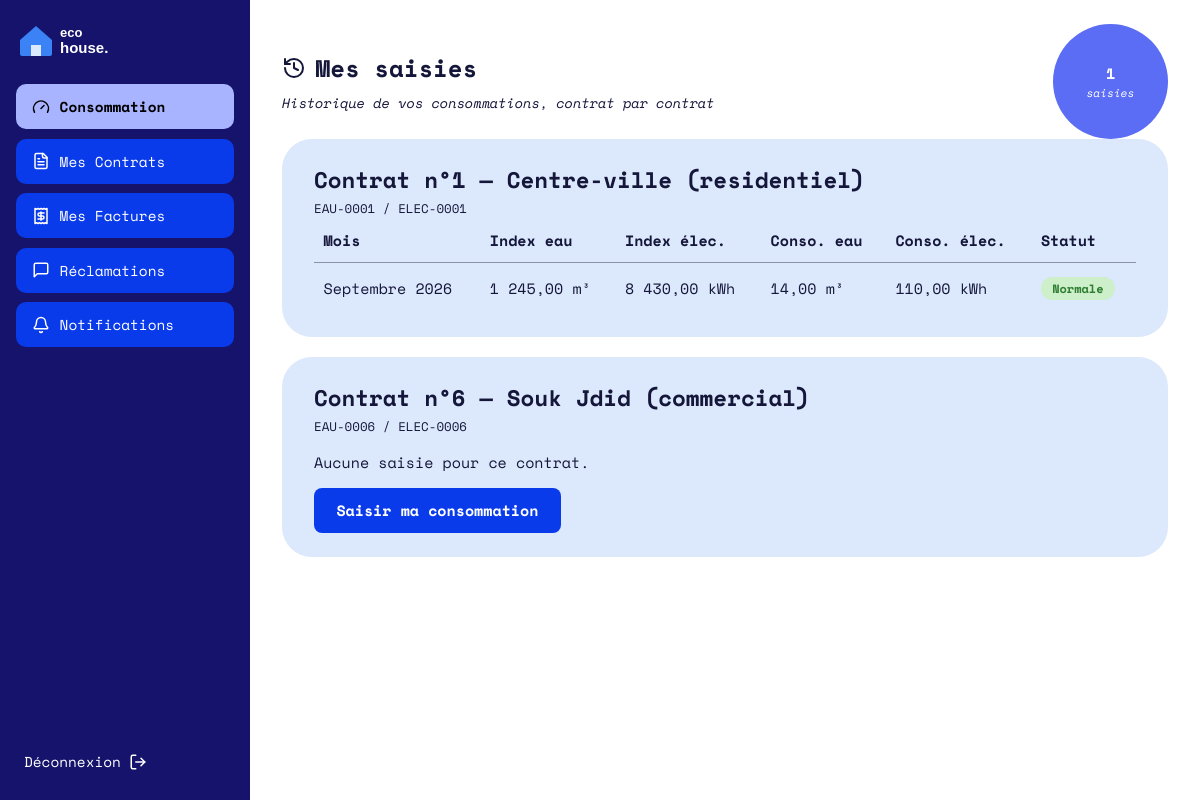
/Consommation/all (signed in), run on the app's committed database.
### tables this page shows
CREATE TABLE `contrat` (
  `id` int(11) NOT NULL AUTO_INCREMENT,
  `id_client` int(11) NOT NULL,
  `id_quartier` int(11) NOT NULL,
  `num_compteur_eau` varchar(50) DEFAULT NULL,
  `num_compteur_elec` varchar(50) DEFAULT NULL,
  `index_initial_eau` decimal(10,2) NOT NULL DEFAULT 0.00,
  `index_initial_elec` decimal(10,2) NOT NULL DEFAULT 0.00,
  `date_debut` date NOT NULL DEFAULT curdate(),
  `date_fin` date DEFAULT NULL,
  `statut` enum('actif','resilie') NOT NULL DEFAULT 'actif',
  PRIMARY KEY (`id`),
  UNIQUE KEY `num_compteur_eau` (`num_compteur_eau`),
  UNIQUE KEY `num_compteur_elec` (`num_compteur_elec`),
  KEY `id_client` (`id_client`),
  KEY `id_quartier` (`id_quartier`),
   
  CONSTRAINT `contrat_ibfk_1` FOREIGN KEY (`id_client`) REFERENCES `client` (`id`),
  CONSTRAINT `contrat_ibfk_2` FOREIGN KEY (`id_quartier`) REFERENCES `quartier` (`id`)
);

CREATE TABLE `quartier` (
  `id` int(11) NOT NULL AUTO_INCREMENT,
  `nom` varchar(100) NOT NULL,
  `id_type_activite` int(11) NOT NULL,
  PRIMARY KEY (`id`),
  UNIQUE KEY `nom` (`nom`),
  KEY `id_type_activite` (`id_type_activite`),
  CONSTRAINT `quartier_ibfk_1` FOREIGN KEY (`id_type_activite`) REFERENCES `type_activite` (`id`)
);

CREATE TABLE `type_activite` (
  `id` int(11) NOT NULL AUTO_INCREMENT,
  `nom` varchar(50) NOT NULL,
  `seuil_eau` decimal(10,2) NOT NULL DEFAULT 50.00,     
  `seuil_elec` decimal(10,2) NOT NULL DEFAULT 500.00,   
  PRIMARY KEY (`id`),
  UNIQUE KEY `nom` (`nom`)
);

### Traitement/Consommation.php (called while the page is built, shortened)
<?php
function consoNomMois(int $mois): string
{
    $noms = [1 => 'Janvier', 'Février', 'Mars', 'Avril', 'Mai', 'Juin', 'Juillet',
             'Août', 'Septembre', 'Octobre', 'Novembre', 'Décembre'];
    return $noms[$mois] ?? '';
}
function consoAll(): void
{
    $idClient = (int) $_SESSION['id'];
    $libStatut = [
        'normale'  => ['Normale',         'badge-vert'],
        'anomalie' => ['En vérification', 'badge-jaune'],
        'corrigee' => ['Corrigée',        'badge-vert'],
    ];
    $motifs = [];
    $groupes = [];
    $total   = 0;
    foreach (bdContratsByClient($idClient) as $contrat) {
        $ref      = bdConsoIndexInitial((int) $contrat['id']);
        $prevEau  = $ref['index_eau'];
        $prevElec = $ref['index_elec'];
        $historique = [];
        foreach (bdConsoByContrat((int) $contrat['id']) as $l) {
            $eau  = (float) ($l['eau_corrige']  ?? $l['index_eau']);
            $elec = (float) ($l['elec_corrige'] ?? $l['index_elec']);
            [$lib, $classe] = $libStatut[$l['statut']] ?? [$l['statut'], ''];
            $historique[] = [
                'periode'     => consoNomMois((int) $l['mois']) . ' ' . $l['annee'],
                'index_eau'   => $eau,
                'index_elec'  => $elec,
                'conso_eau'   => round($eau  - $prevEau, 2),
                'conso_elec'  => round($elec - $prevElec, 2),
                'statut'      => $lib,
                'badge'       => $classe,
                'motifs'      => $motifs[$l['id']] ?? [],
            ];
            if ($l['statut'] !== 'anomalie') {
                $prevEau  = $eau;
                $prevElec = $elec;
            }
        }
        $total   += count($historique);
        $groupes[] = ['contrat' => $contrat, 'historique' => array_reverse($historique)];
    }
    afficherVue('consommation/index.php', ['groupes' => $groupes, 'total' => $total]);
}

### index.php (called while the page is built, shortened)
<?php
require_once __DIR__ . '/BD/Connexion.php';
require_once __DIR__ . '/Traitement/Auth.php';
$url      = trim((string) ($_GET['url'] ?? ''), '/');
$segments = $url === '' ? ['Auth', 'login'] : explode('/', $url);
$entite = ucfirst(strtolower($segments[0]));
$action = strtolower($segments[1] ?? '');
$fonction = (PREFIXES[$entite] ?? strtolower($entite)) . ucfirst($action);
$args = [];
$fonction(...$args);

### BD/Connexion.php (called while the page is built, shortened)
<?php
function getConnexion(): PDO
{
    static $pdo = null;
    if ($pdo instanceof PDO) {
        return $pdo;
    }
    $hote = 'localhost';
    $base = 'gestion_factures';
    $user = 'root';
    $mdp  = '';
    try {
        $pdo = new PDO("mysql:host=$hote;dbname=$base;charset=utf8mb4", $user, $mdp, [
            PDO::ATTR_ERRMODE            => PDO::ERRMODE_EXCEPTION,
            PDO::ATTR_DEFAULT_FETCH_MODE => PDO::FETCH_ASSOC,
            PDO::ATTR_EMULATE_PREPARES   => false,
        ]);
    } catch (PDOException $e) {
        http_response_code(500);
        exit('Connexion à la base impossible : MySQL est-il démarré et la base gestion_factures importée ?');
    }
    return $pdo;
}

### BD/Contrat.php (called while the page is built, shortened)
<?php
function bdContratsByClient(int $idClient): array
{
    $st = getConnexion()->prepare(
        BD_CONTRAT_SELECT . " WHERE c.id_client = ? ORDER BY c.statut = 'actif' DESC, c.id"
    );
    $st->execute([$idClient]);
    return $st->fetchAll();
}

### BD/Consommation.php (called while the page is built, shortened)
<?php
function bdConsoIndexInitial(int $idContrat): array
{
    $st = getConnexion()->prepare('SELECT index_initial_eau, index_initial_elec FROM contrat WHERE id = ?');
    $st->execute([$idContrat]);
    $r = $st->fetch() ?: [];
    return [
        'index_eau'  => (float) ($r['index_initial_eau']  ?? 0),
        'index_elec' => (float) ($r['index_initial_elec'] ?? 0),
    ];
}
function bdConsoSqlCorrige(string $service, string $alias): string
{
    return "(SELECT a.index_corrige FROM anomalie a
              WHERE a.id_consommation = c.id AND a.service = '$service'
                AND a.statut = 'corrigee' AND a.index_corrige IS NOT NULL
              LIMIT 1) AS $alias";
}
function bdConsoByContrat(int $idContrat): array
{
    $sql = 'SELECT c.*, ' . bdConsoSqlCorrige('eau', 'eau_corrige') . ', '
         . bdConsoSqlCorrige('electricite', 'elec_corrige') . ',
                   q.nom AS quartier
            FROM consommation c
            LEFT JOIN contrat ct ON ct.id = c.id_contrat
            LEFT JOIN quartier q ON q.id = ct.id_quartier
            WHERE c.id_contrat = ?
            ORDER BY c.annee ASC, c.mois ASC';
    $st = getConnexion()->prepare($sql);
    $st->execute([$idContrat]);
    return $st->fetchAll();
}

### IHM/consommation/index.php (the view, shortened to what this page needs)
<?php
$e  = fn($v) => htmlspecialchars((string) $v, ENT_QUOTES, 'UTF-8');
$nb = fn($v) => number_format((float) $v, 2, ',', ' ');
$base = BASE_URL;
?>
<div class="carte-titre">
    <div class="carte-titre-texte">
        <h1><i data-lucide="history"></i> Mes saisies</h1>
        <p class="sous-titre">Historique de vos consommations, contrat par contrat</p>
    </div>
    <div class="cercle"><span class="cercle-valeur"><?= (int) $total ?></span><small class="cercle-legende">saisies</small></div>
</div>
<?php foreach ($groupes as $g): $ct = $g['contrat']; $historique = $g['historique']; ?>
    <div class="carte">
        <h2>
            Contrat n°<?= (int) $ct['id'] ?> — <?= $e($ct['quartier']) ?> (<?= $e($ct['type_activite']) ?>)
        </h2>
        <small><?= $e($ct['num_compteur_eau']) ?> / <?= $e($ct['num_compteur_elec']) ?></small>
        <?php if (!$historique): ?>
            <p>Aucune saisie pour ce contrat.</p>
            <?php if ($ct['statut'] === 'actif'): ?>
                <a class="btn-principal" href="<?= $e($base) ?>Consommation/add?id_contrat=<?= (int) $ct['id'] ?>">Saisir ma consommation</a>
            <?php endif; ?>
        <?php else: ?>
            <div class="scroll-x">
                <table class="tableau">
                    <thead>
                        <tr>
                            <th>Mois</th><th>Index eau</th><th>Index élec.</th>
                            <th>Conso. eau</th><th>Conso. élec.</th><th>Statut</th>
                        </tr>
                    </thead>
                    <tbody>
                    <?php foreach ($historique as $l): ?>
                        <tr>
                            <td><?= $e($l['periode']) ?></td>
                            <td><?= $e($nb($l['index_eau'])) ?> m³</td>
                            <td><?= $e($nb($l['index_elec'])) ?> kWh</td>
                            <td><?= $e($nb($l['conso_eau'])) ?> m³</td>
                            <td><?= $e($nb($l['conso_elec'])) ?> kWh</td>
                            <td>
                                <span class="badge <?= $e($l['badge']) ?>"><?= $e($l['statut']) ?></span>
                            </td>
                        </tr>
                    <?php endforeach; ?>
                    </tbody>
                </table>
            </div>
        <?php endif; ?>
    </div>
<?php endforeach; ?>

### assets/css/style.css (style rules this page uses)
:root { --marine:#15136B; --bleu:#0A3BEB; --bleu-clair:#A8B4FF; --carte:#DCE8FB; --cercle:#5B6CF5; --bordure:#D5DBE8; --filet:#8B93AA; --texte:#14163A; }
* { box-sizing:border-box }
body { margin:0;font-family:"Space Mono",ui-monospace,Consolas,monospace;color:var(--texte);background:#fff;font-size:15px }
h1,h2,h3 { margin:0;font-weight:700 }
a { color:var(--bleu) }
.carte { background:var(--carte);border-radius:30px;padding:1.5rem 2rem;margin-bottom:1.25rem }
.carte-titre { border-radius:36px;display:flex;align-items:center;justify-content:space-between;gap:1rem }
.carte-titre h1 { font-size:1.5rem;display:flex;align-items:center;gap:.6rem }
.sous-titre { margin:.4rem 0 0;font-style:italic;font-size:.85rem }
.cercle { width:115px;height:115px;border-radius:50%;background:var(--cercle);color:#fff;display:flex;flex-direction:column;align-items:center;justify-content:center;text-align:center;font-weight:700;flex-shrink:0 }
.cercle small { font-weight:400;font-style:italic;font-size:.7rem }
.btn-principal { display:inline-block;background:var(--bleu);color:#fff;font:inherit;font-weight:700;border:0;border-radius:8px;padding:.7rem 1.4rem;cursor:pointer;text-decoration:none }
.badge { display:inline-block;padding:.2rem .7rem;border-radius:999px;font-size:.75rem;font-weight:700 }
.badge-vert { background:#CDEFC9;color:#2E7D32 }
.tableau { width:100%;border-collapse:collapse }
.tableau th { text-align:left;font-weight:700;padding:.7rem .6rem;border-bottom:1px solid var(--filet) }
.tableau td { padding:.8rem .6rem;border-bottom:1px solid var(--filet) }
.tableau tr:last-child td { border-bottom:0 }
.scroll-x { overflow-x:auto }

### data on the page
contrat: id "1", id_quartier.nom "Centre-ville", type_activite.nom "residentiel", num_compteur_eau "EAU-0001", num_compteur_elec "ELEC-0001", periode "Septembre 2026", index_eau "1 245,00", index_elec "8 430,00", conso_eau "14,00", conso_elec "110,00", statut "Normale"
contrat: id "6", id_quartier.nom "Souk Jdid", type_activite.nom "commercial", num_compteur_eau "EAU-0006", num_compteur_elec "ELEC-0006"

### other printed values
$libelle "Consommation"
$libelle "Mes Contrats"
$libelle "Mes Factures"
$libelle "Réclamations"
$libelle "Notifications"
$total "1"
